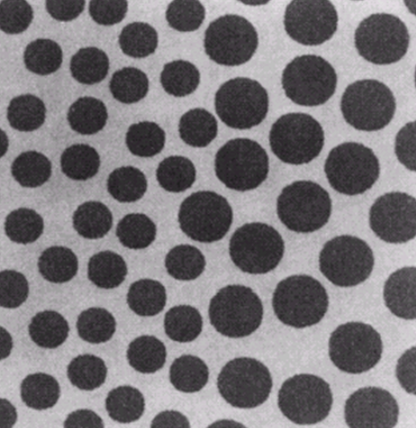
#> input picture Morphology/1.png, 416 x 428 px
$ python Morphology.py
#> lines starting #> are read from the running program, lines starting #| are printed output that depends on the picture; after the words box and inside, x2 and y2 are one past the last pixel; in counts of white or black regions, pixels touching at a corner belong together
import cv2
import numpy as np

image = cv2.imread('1.png')
#> image is the input picture: shape (428, 416, 3); mean B, G, R 123.6, 120.2, 123.6

row = len(image)
#> row = 428
column = len(image[0])
#> column = 416

kernel1 = np.ones((36,36),np.uint8)
kernel2 = np.ones((100,100),np.uint8)
kernel3 = np.ones((3,3),np.uint8)


closing = cv2.morphologyEx(image, cv2.MORPH_CLOSE, kernel1)
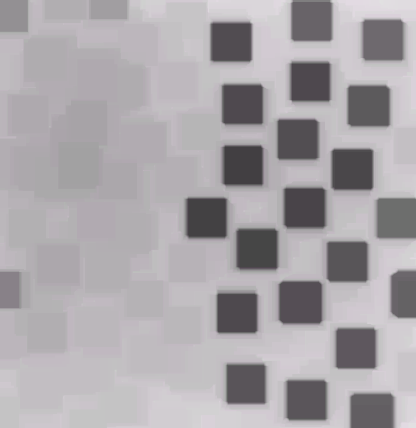
#> closing: shape (428, 416, 3); mean B, G, R 169, 165, 169
opening = cv2.morphologyEx(closing, cv2.MORPH_OPEN, kernel2)
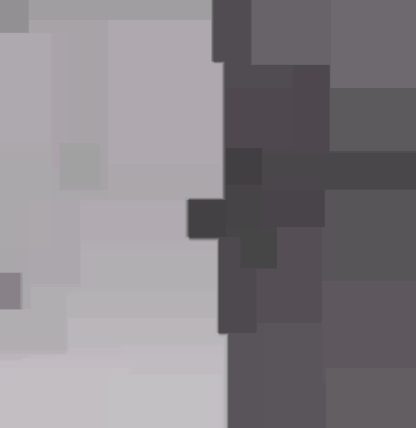
#> opening: shape (428, 416, 3); mean B, G, R 134.7, 130.3, 134.7


edges = cv2.Canny(opening,100,200)
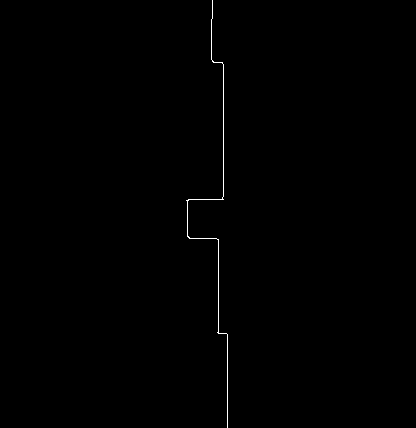
#> edges: shape (428, 416); 0.29% white in thin lines or dots, all inside (x1, y1, x2, y2) = (186, 0, 228, 428)
dilation = cv2.dilate(edges,kernel3,iterations = 1)
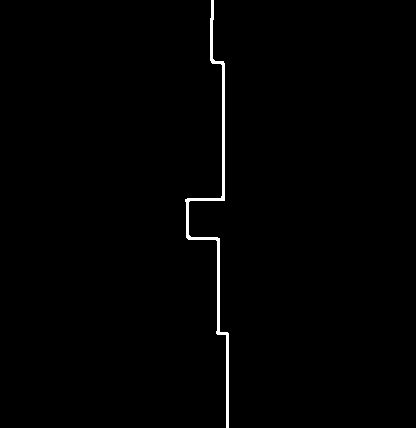
#> dilation: shape (428, 416); 0.87% white; 1 white region, box (x1, y1, x2, y2) and area: (185, 0, 229, 428) 1554

for x in range(row):
    for y in range(column):
        if dilation[x, y] == 255:
            image[x, y] = dilation[x, y]
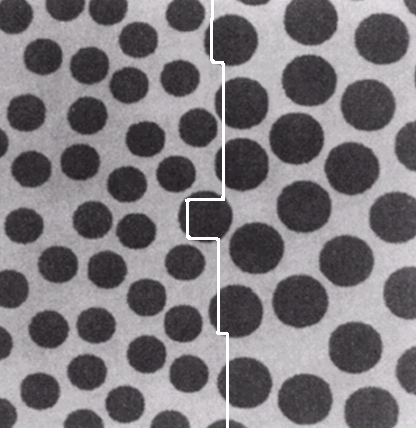
#> image: shape (428, 416, 3); 0.87% of pixels changed, all inside (x1, y1, x2, y2) = (185, 0, 229, 428)


cv2.imshow("image1", image)
cv2.imshow("closing", closing)
cv2.imshow("opening", opening)


cv2.waitKey(0)
cv2.destroyAllWindows()
